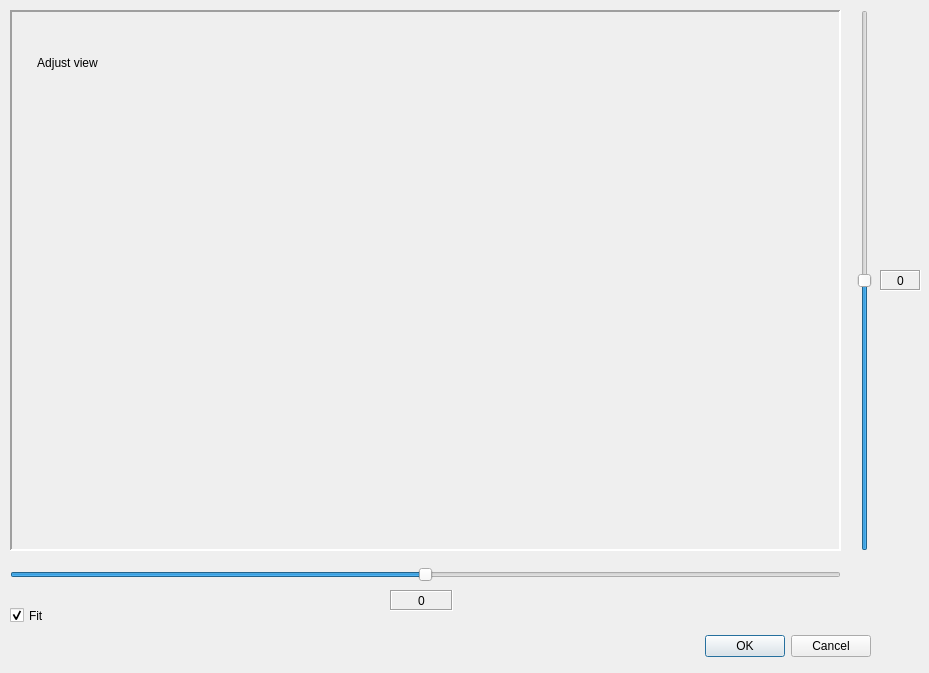
<?xml version="1.0" encoding="UTF-8"?>
<ui version="4.0">
 <class>Adjust</class>
 <widget class="QDialog" name="Adjust">
  <property name="geometry">
   <rect>
    <x>0</x>
    <y>0</y>
    <width>929</width>
    <height>673</height>
   </rect>
  </property>
  <property name="windowTitle">
   <string>Adjust the alignment of the right image against the left image</string>
  </property>
  <property name="windowIcon">
   <iconset resource="resources.qrc">
    <normaloff>:/icons/adjust.png</normaloff>:/icons/adjust.png</iconset>
  </property>
  <widget class="QDialogButtonBox" name="buttonBox">
   <property name="geometry">
    <rect>
     <x>250</x>
     <y>630</y>
     <width>621</width>
     <height>32</height>
    </rect>
   </property>
   <property name="orientation">
    <enum>Qt::Horizontal</enum>
   </property>
   <property name="standardButtons">
    <set>QDialogButtonBox::Cancel|QDialogButtonBox::Ok</set>
   </property>
  </widget>
  <widget class="QScrollArea" name="scrollArea">
   <property name="geometry">
    <rect>
     <x>10</x>
     <y>10</y>
     <width>831</width>
     <height>541</height>
    </rect>
   </property>
   <property name="toolTip">
    <string>Use the sliders to align the right image against the left image</string>
   </property>
   <property name="frameShape">
    <enum>QFrame::Panel</enum>
   </property>
   <property name="lineWidth">
    <number>2</number>
   </property>
   <property name="widgetResizable">
    <bool>true</bool>
   </property>
   <property name="alignment">
    <set>Qt::AlignCenter</set>
   </property>
   <widget class="QWidget" name="scrollAreaWidgetContents">
    <property name="geometry">
     <rect>
      <x>0</x>
      <y>0</y>
      <width>827</width>
      <height>537</height>
     </rect>
    </property>
    <widget class="QLabel" name="label_view">
     <property name="geometry">
      <rect>
       <x>0</x>
       <y>0</y>
       <width>111</width>
       <height>101</height>
      </rect>
     </property>
     <property name="toolTip">
      <string>Use the slider until the BACKGROUND is sharp</string>
     </property>
     <property name="frameShape">
      <enum>QFrame::NoFrame</enum>
     </property>
     <property name="frameShadow">
      <enum>QFrame::Sunken</enum>
     </property>
     <property name="text">
      <string>Adjust view</string>
     </property>
     <property name="alignment">
      <set>Qt::AlignCenter</set>
     </property>
    </widget>
   </widget>
  </widget>
  <widget class="QSlider" name="horizontalSlider">
   <property name="geometry">
    <rect>
     <x>10</x>
     <y>560</y>
     <width>831</width>
     <height>29</height>
    </rect>
   </property>
   <property name="toolTip">
    <string>&lt;html&gt;&lt;head/&gt;&lt;body&gt;&lt;p&gt;Use this slider to align horizontally the right image against the left image.&lt;/p&gt;&lt;p&gt;&lt;br/&gt;&lt;/p&gt;&lt;p&gt;This can be used to amplify or reduce the depth effect.&lt;/p&gt;&lt;/body&gt;&lt;/html&gt;</string>
   </property>
   <property name="minimum">
    <number>-100</number>
   </property>
   <property name="maximum">
    <number>100</number>
   </property>
   <property name="orientation">
    <enum>Qt::Horizontal</enum>
   </property>
  </widget>
  <widget class="QSlider" name="verticalSlider">
   <property name="geometry">
    <rect>
     <x>850</x>
     <y>10</y>
     <width>29</width>
     <height>541</height>
    </rect>
   </property>
   <property name="toolTip">
    <string>&lt;html&gt;&lt;head/&gt;&lt;body&gt;&lt;p&gt;Use this slider to align vertically the right image against the left image.&lt;/p&gt;&lt;p&gt;&lt;br/&gt;&lt;/p&gt;&lt;p&gt;Only use this if:&lt;/p&gt;&lt;p&gt;*  the camera rectification didn't align properly the images&lt;/p&gt;&lt;p&gt;* you want to manually align without camera rectification&lt;/p&gt;&lt;/body&gt;&lt;/html&gt;</string>
   </property>
   <property name="minimum">
    <number>-100</number>
   </property>
   <property name="maximum">
    <number>100</number>
   </property>
   <property name="orientation">
    <enum>Qt::Vertical</enum>
   </property>
  </widget>
  <widget class="QCheckBox" name="checkBox_fit">
   <property name="geometry">
    <rect>
     <x>10</x>
     <y>600</y>
     <width>92</width>
     <height>31</height>
    </rect>
   </property>
   <property name="toolTip">
    <string>Ticked : the view fits the display area, else it is displayed at 100% size</string>
   </property>
   <property name="text">
    <string>Fit</string>
   </property>
   <property name="icon">
    <iconset resource="resources.qrc">
     <normaloff>:/icons/zoom.png</normaloff>:/icons/zoom.png</iconset>
   </property>
   <property name="iconSize">
    <size>
     <width>24</width>
     <height>24</height>
    </size>
   </property>
   <property name="checked">
    <bool>true</bool>
   </property>
  </widget>
  <widget class="QLabel" name="label_decX">
   <property name="geometry">
    <rect>
     <x>390</x>
     <y>590</y>
     <width>63</width>
     <height>21</height>
    </rect>
   </property>
   <property name="toolTip">
    <string>&lt;html&gt;&lt;head/&gt;&lt;body&gt;&lt;p&gt;Use this slider to align horizontally the right image against the left image.&lt;/p&gt;&lt;p&gt;&lt;br/&gt;&lt;/p&gt;&lt;p&gt;This can be used to amplify or reduce the depth effect.&lt;/p&gt;&lt;/body&gt;&lt;/html&gt;</string>
   </property>
   <property name="styleSheet">
    <string notr="true">text-align:center;</string>
   </property>
   <property name="frameShape">
    <enum>QFrame::Box</enum>
   </property>
   <property name="frameShadow">
    <enum>QFrame::Sunken</enum>
   </property>
   <property name="text">
    <string>0</string>
   </property>
   <property name="alignment">
    <set>Qt::AlignCenter</set>
   </property>
  </widget>
  <widget class="QLabel" name="label_decY">
   <property name="geometry">
    <rect>
     <x>880</x>
     <y>270</y>
     <width>41</width>
     <height>21</height>
    </rect>
   </property>
   <property name="toolTip">
    <string>&lt;html&gt;&lt;head/&gt;&lt;body&gt;&lt;p&gt;Use this slider to align vertically the right image against the left image.&lt;/p&gt;&lt;p&gt;&lt;br/&gt;&lt;/p&gt;&lt;p&gt;Only use this if:&lt;/p&gt;&lt;p&gt;*  the camera rectification didn't align properly the images&lt;/p&gt;&lt;p&gt;* you want to manually align without camera rectification&lt;/p&gt;&lt;/body&gt;&lt;/html&gt;</string>
   </property>
   <property name="styleSheet">
    <string notr="true">text-align:center;</string>
   </property>
   <property name="frameShape">
    <enum>QFrame::Box</enum>
   </property>
   <property name="frameShadow">
    <enum>QFrame::Sunken</enum>
   </property>
   <property name="text">
    <string>0</string>
   </property>
   <property name="alignment">
    <set>Qt::AlignCenter</set>
   </property>
  </widget>
 </widget>
 <resources>
  <include location="resources.qrc"/>
 </resources>
 <connections>
  <connection>
   <sender>buttonBox</sender>
   <signal>accepted()</signal>
   <receiver>Adjust</receiver>
   <slot>accept()</slot>
   <hints>
    <hint type="sourcelabel">
     <x>248</x>
     <y>254</y>
    </hint>
    <hint type="destinationlabel">
     <x>157</x>
     <y>274</y>
    </hint>
   </hints>
  </connection>
  <connection>
   <sender>buttonBox</sender>
   <signal>rejected()</signal>
   <receiver>Adjust</receiver>
   <slot>reject()</slot>
   <hints>
    <hint type="sourcelabel">
     <x>316</x>
     <y>260</y>
    </hint>
    <hint type="destinationlabel">
     <x>286</x>
     <y>274</y>
    </hint>
   </hints>
  </connection>
  <connection>
   <sender>horizontalSlider</sender>
   <signal>valueChanged(int)</signal>
   <receiver>label_decX</receiver>
   <slot>setNum(int)</slot>
   <hints>
    <hint type="sourcelabel">
     <x>425</x>
     <y>574</y>
    </hint>
    <hint type="destinationlabel">
     <x>421</x>
     <y>600</y>
    </hint>
   </hints>
  </connection>
  <connection>
   <sender>verticalSlider</sender>
   <signal>valueChanged(int)</signal>
   <receiver>label_decY</receiver>
   <slot>setNum(int)</slot>
   <hints>
    <hint type="sourcelabel">
     <x>864</x>
     <y>280</y>
    </hint>
    <hint type="destinationlabel">
     <x>911</x>
     <y>280</y>
    </hint>
   </hints>
  </connection>
 </connections>
</ui>
